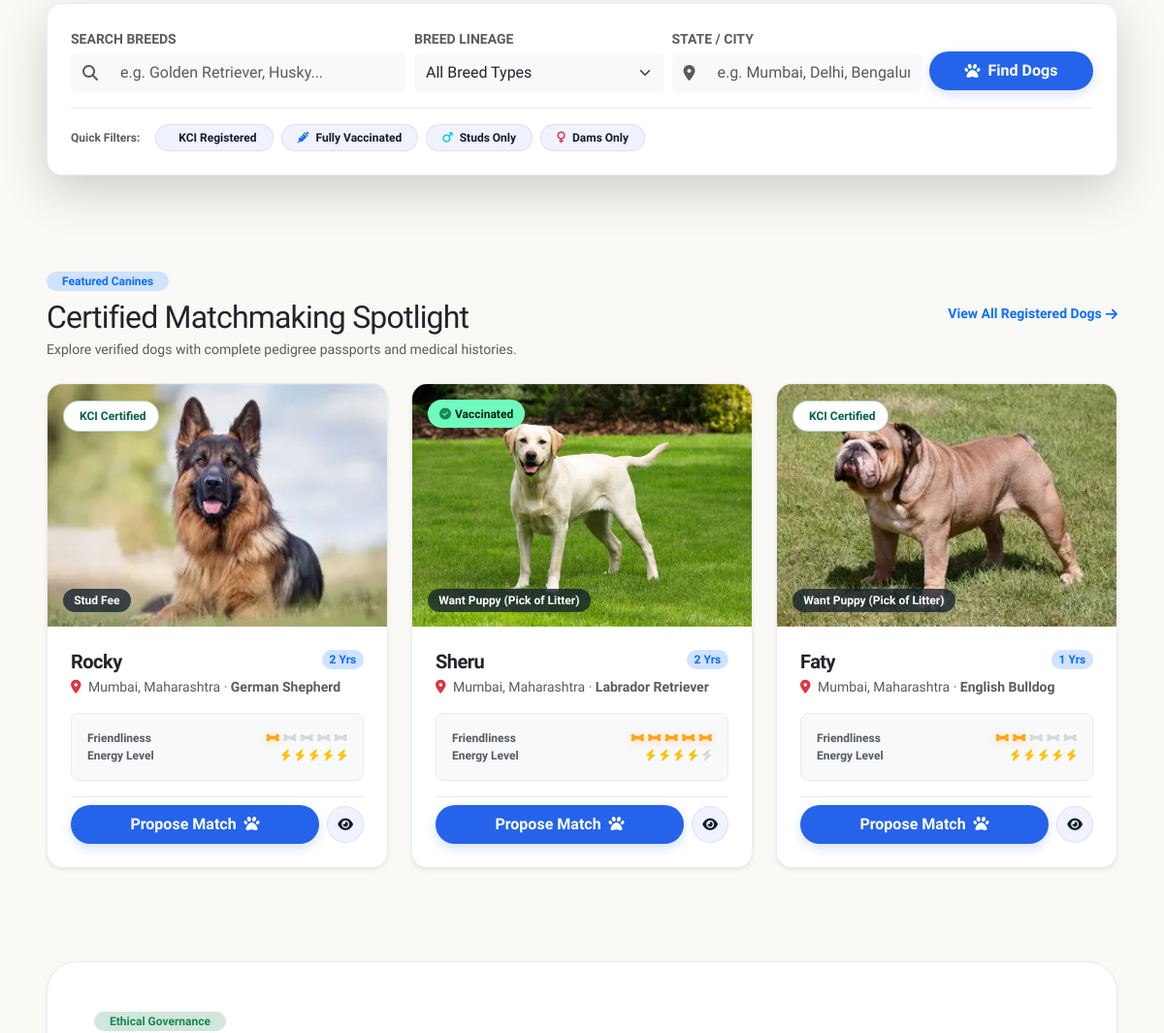
/ (middle part), run on an earlier commit of the app's database.
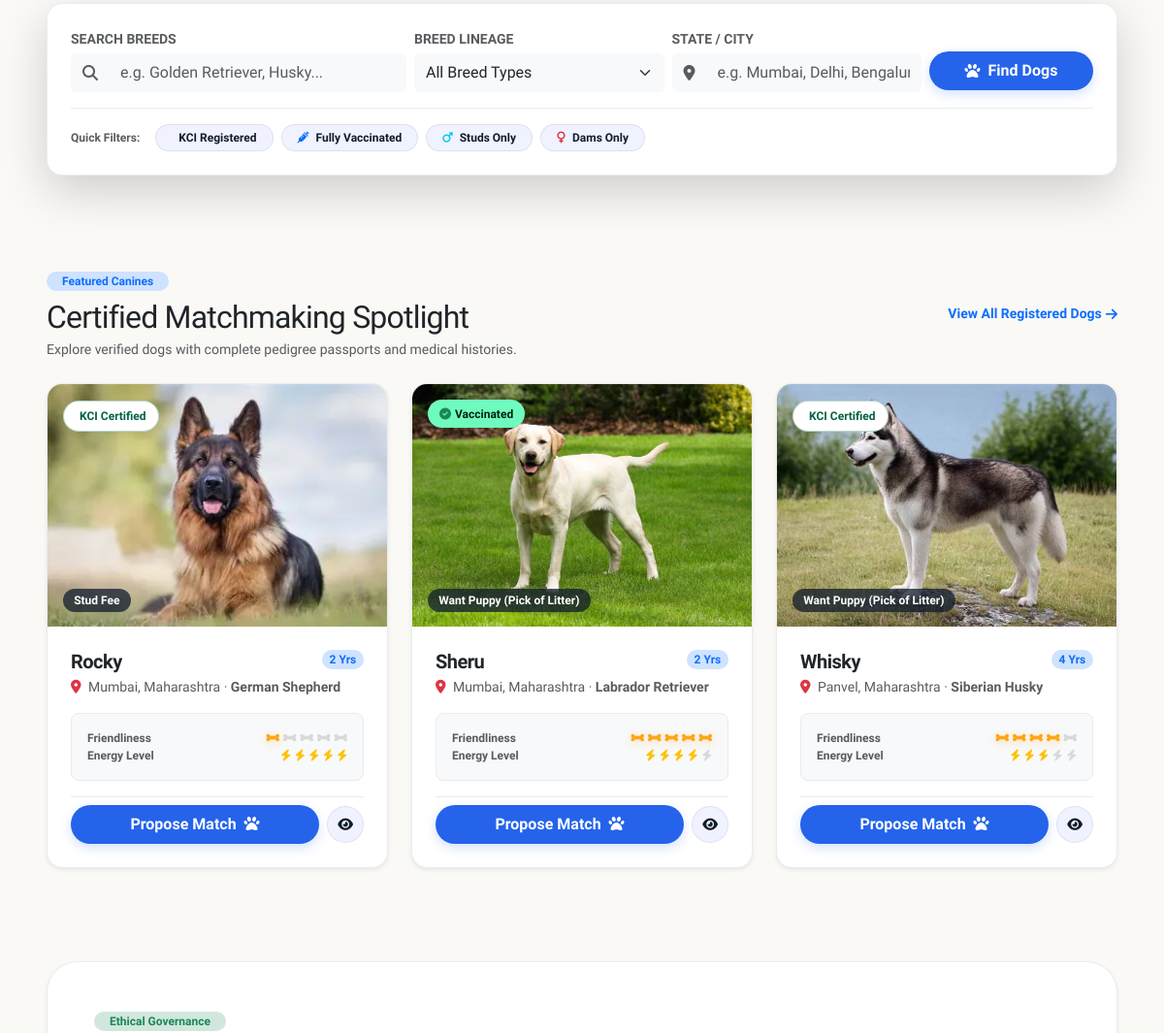
And on a later commit of the database.
### core/models.py (models this page shows, shortened)
class DogProfile(models.Model):
    GENDER_CHOICES = (
        ('male', 'Male'),
        ('female', 'Female'),
    )
    MATING_TERMS = (
        ('stud_fee', 'Stud Fee'),
        ('want_puppy', 'Want Puppy (Pick of Litter)'),
        ('negotiable', 'Negotiable'),
    )
    SHELTER_CHOICES = (
        ('my_place', 'Arranged by me (At my place)'),
        ('other_place', 'Arranged by the mating partner'),
        ('negotiable', 'Negotiable'),
    )
    WEIGHT_UNIT_CHOICES = (
        ('kg', 'kg'),
        ('lbs', 'lbs'),
    )
    TRAVEL_RANGE_CHOICES = (
        ('none', 'Not willing to travel (Local pickup/meet only)'),
        ('0-5', 'Within 0 - 5 km'),
        ('5-20', 'Within 5 - 20 km'),
        ('20-50', 'Within 20 - 50 km'),
        ('50+', '50+ km (Statewide / Long distance)'),
        ('negotiable', 'Negotiable / Flexible'),
    )
    BREED_CHOICES = (
        ('Beagle', 'Beagle'),
        ('Boxer', 'Boxer'),
        ('Bulldog', 'Bulldog'),
        ('Cocker Spaniel', 'Cocker Spaniel'),
        ('Dachshund', 'Dachshund'),
        ('Doberman Pinscher', 'Doberman Pinscher'),
        ('French Bulldog', 'French Bulldog'),
        ('German Shepherd', 'German Shepherd'),
        ('Golden Retriever', 'Golden Retriever'),
        ('Great Dane', 'Great Dane'),
        ('Labrador Retriever', 'Labrador Retriever'),
        ('Pomeranian', 'Pomeranian'),
        ('Poodle', 'Poodle'),
        ('Pug', 'Pug'),
        ('Rottweiler', 'Rottweiler'),
        ('Shih Tzu', 'Shih Tzu'),
        ('Siberian Husky', 'Siberian Husky'),
        ('Other', 'Other / Crossbreed'),
    )
    BREED_TYPE_CHOICES = (
    ('purebred', 'Purebred'),
    ('crossbreed', 'Crossbreed / Mix'),
    )
    owner = models.ForeignKey(User, on_delete=models.CASCADE, related_name='dogs')
    name = models.CharField(max_length=100)
    breed_type = models.CharField(max_length=20, choices=BREED_TYPE_CHOICES, default='purebred')
    breed = models.CharField(max_length=100, default='Labrador Retriever')
    secondary_breed = models.CharField(max_length=100, blank=True, null=True)  # For parent 2 if crossbreed
    age_years = models.PositiveIntegerField(validators=[MinValueValidator(0), MaxValueValidator(25)])
    age_months = models.PositiveIntegerField(default=0, validators=[MinValueValidator(0), MaxValueValidator(11)])
    gender = models.CharField(max_length=10, choices=GENDER_CHOICES)
    state = models.CharField(max_length=100, blank=True, null=True)
    city = models.CharField(max_length=100)
    weight_unit = models.CharField(max_length=5, choices=WEIGHT_UNIT_CHOICES, default='kg')
    weight = models.DecimalField(max_digits=5, decimal_places=1, null=True, blank=True)
    is_vaccinated = models.BooleanField(null=True, blank=False)  # Explicit Choice Needed
    vaccination_record = models.FileField(upload_to='health_documents/', blank=True, null=True, help_text="Official vaccination booklet or Rabies certificate")
    has_brucellosis_clearance = models.BooleanField(default=False, help_text="Brucellosis PCR negative lab test clearance")
    last_deworming_date = models.DateField(blank=True, null=True, help_text="Most recent internal parasite deworming date")
    medical_history = models.TextField(blank=True)
    kci_registered = models.BooleanField(null=True, blank=False) # Explicit Choice Needed
    kci_number = models.CharField(max_length=50, blank=True, null=True)
    kci_document = models.FileField(upload_to='kci_documents/', blank=True, null=True)
    lineage_details = models.TextField(blank=True)
    previous_litters = models.PositiveIntegerField(default=0)
    mating_terms = models.CharField(max_length=20, choices=MATING_TERMS, default='negotiable')
    stud_fee_amount = models.PositiveIntegerField(blank=True, null=True, help_text="Amount in ₹")
    shelter_provider = models.CharField(max_length=20, choices=SHELTER_CHOICES, default='negotiable')
    travel_range = models.CharField(max_length=20, choices=TRAVEL_RANGE_CHOICES, default='0-5')
    dog_friendly_rating = models.PositiveIntegerField(default=3, validators=[MinValueValidator(1), MaxValueValidator(5)])
    human_friendly_rating = models.PositiveIntegerField(default=3, validators=[MinValueValidator(1), MaxValueValidator(5)])
    energy_level_rating = models.PositiveIntegerField(default=3, validators=[MinValueValidator(1), MaxValueValidator(5)])
    bio = models.TextField(blank=True)
    is_available = models.BooleanField(default=True)
    APPROVAL_STATUS_CHOICES = (
        ('pending', 'Pending Approval'),
        ('approved', 'Approved'),
        ('rejected', 'Rejected'),
    )
    approval_status = models.CharField(max_length=20, choices=APPROVAL_STATUS_CHOICES, default='pending')
    admin_rejection_reason = models.TextField(blank=True, null=True)
    latitude = models.DecimalField(max_digits=9, decimal_places=6, null=True, blank=True)
    longitude = models.DecimalField(max_digits=9, decimal_places=6, null=True, blank=True)
    location_address = models.CharField(max_length=255, blank=True, null=True, help_text="General neighborhood or locality")
    created_at = models.DateTimeField(auto_now_add=True)
    class Meta:
        indexes = [
            models.Index(fields=['approval_status', 'is_available']),
            models.Index(fields=['city']),
            models.Index(fields=['breed']),
            models.Index(fields=['gender']),
            models.Index(fields=['latitude', 'longitude']),
            models.Index(fields=['-created_at']),
        ]

class DogImage(models.Model):
    dog = models.ForeignKey(DogProfile, on_delete=models.CASCADE, related_name='images')
    image = models.ImageField(upload_to='dog_photos/')
    uploaded_at = models.DateTimeField(auto_now_add=True)

### core/views.py (the view)
# urls.py: path('', views.home, name='home'),
def home(request):
    User = get_user_model()
    total_dogs = DogProfile.objects.filter(approval_status='approved').count()
    if total_dogs == 0:
        total_dogs = DogProfile.objects.count()
    total_owners = User.objects.count()
    successful_matches = MatchRequest.objects.filter(status='accepted').count()
    total_clinics = VeterinaryClinic.objects.count()
    featured_dogs = DogProfile.objects.filter(approval_status='approved', is_available=True).prefetch_related('images')[:6]
    if not featured_dogs.exists():
        featured_dogs = DogProfile.objects.prefetch_related('images')[:6]
    context = {
        'total_dogs': total_dogs,
        'total_owners': total_owners,
        'successful_matches': successful_matches,
        'total_clinics': total_clinics,
        'featured_dogs': featured_dogs,
    }
    return render(request, 'core/home.html', context)

### core/context_processors.py (called while the page is built, shortened)
def global_notifications(request):
    return {
        'navbar_pending_matches_count': 0,
        'admin_pending_dogs_count': 0,
        'navbar_unread_messages_count': 0,
    }

### core/templates/core/home.html (shortened to what the changed rows need)
{% extends 'core/base.html' %}
{% load static %}
{% block content %}
<section class="py-5 px-3 px-lg-5 max-w-7xl mx-auto">
    <div class="container-fluid px-0">
        <div class="d-flex flex-column flex-sm-row sm:align-items-end justify-content-between mb-4 gap-2">
            <div>
                <h2 class="fw-black text-dark mb-0">Certified Matchmaking Spotlight</h2>
            </div>
        </div>
        <div class="row g-4">
            {% for dog in featured_dogs %}
                <div class="col-xl-4 col-md-6" data-aos="fade-up" data-aos-delay="{{ forloop.counter0 }}00">
                    <div class="bg-white rounded-4 overflow-hidden border border-light-subtle shadow-sm hover-lift d-flex flex-column h-100">
                        <div class="position-relative overflow-hidden" style="height: 250px; background-color: var(--color-surface-container);">
                            {% if dog.images.first %}
                                <img src="{{ dog.images.first.image.url }}" alt="{{ dog.name }}" class="w-100 h-100 object-fit-cover hover-scale">
                            {% else %}
                                <div class="w-100 h-100 d-flex align-items-center justify-content-center text-muted">
                                    <i class="fas fa-dog fa-4x opacity-25"></i>
                                </div>
                            {% endif %}
                            <div class="position-absolute top-0 start-0 m-3">
                                {% if dog.kci_registered %}
                                    <span class="badge-kci-gold d-inline-flex align-items-center gap-1">
                                         KCI Certified
                                    </span>
                                {% elif dog.is_vaccinated %}
                                    <span class="badge-verified-mint d-inline-flex align-items-center gap-1">
                                        <i class="fas fa-circle-check text-success"></i> Vaccinated
                                    </span>
                                {% else %}
                                    <span class="badge bg-dark-subtle text-dark rounded-pill px-2.5 py-1 small fw-bold">Verified</span>
                                {% endif %}
                            </div>
                            <div class="position-absolute bottom-0 start-0 m-3">
                                <span class="badge-stud-fee">
                                    {{ dog.get_mating_terms_display|default:"Negotiable" }}
                                </span>
                            </div>
                        </div>
                        <div class="p-4 d-flex flex-column justify-content-between flex-grow-1">
                            <div>
                                <div class="d-flex align-items-start justify-content-between gap-2 mb-1">
                                    <h5 class="fw-bold text-dark mb-0 text-truncate">
                                        <a href="{% url 'dog_detail' dog.id %}" class="text-dark text-decoration-none hover-text-primary">
                                            {{ dog.name }}
                                        </a>
                                    </h5>
                                    <span class="badge bg-primary-subtle text-primary fw-bold rounded-pill small">{{ dog.age_years }} Yrs</span>
                                </div>
                                <p class="text-muted small mb-3">
                                    <i class="fas fa-map-marker-alt text-danger me-1"></i> {{ dog.city }}{% if dog.state %}, {{ dog.state }}{% endif %} · <span class="fw-semibold">{{ dog.breed }}</span>
                                </p>
                                <div class="bg-light p-3 rounded-3 mb-3 border border-light-subtle">
                                    <div class="d-flex align-items-center justify-content-between small mb-1.5">
                                        <span class="text-muted fw-semibold" style="font-size: 0.75rem;">Friendliness</span>
                                        <div class="d-flex gap-1 text-warning">
                                            {% for i in "12345" %}
                                                {% if forloop.counter <= dog.human_friendly_rating %}
                                                    <i class="fas fa-bone bone-active" style="font-size: 0.75rem;"></i>
                                                {% else %}
                                                    <i class="fas fa-bone text-black-50 opacity-25" style="font-size: 0.75rem;"></i>
                                                {% endif %}
                                            {% endfor %}
                                        </div>
                                    </div>
                                    <div class="d-flex align-items-center justify-content-between small">
                                        <span class="text-muted fw-semibold" style="font-size: 0.75rem;">Energy Level</span>
                                        <div class="d-flex gap-1 text-warning">
                                            {% for i in "12345" %}
                                                {% if forloop.counter <= dog.energy_level_rating %}
                                                    <i class="fas fa-bolt text-warning" style="font-size: 0.75rem;"></i>
                                                {% else %}
                                                    <i class="fas fa-bolt text-black-50 opacity-25" style="font-size: 0.75rem;"></i>
                                                {% endif %}
                                            {% endfor %}
                                        </div>
                                    </div>
                                </div>
                            </div>
                            <div class="d-flex align-items-center gap-2 pt-2 border-top border-light-subtle">
                                <a href="{% url 'dog_detail' dog.id %}" class="btn btn-primary-stitch flex-grow-1 text-center py-2 text-decoration-none small">
                                    <span>Propose Match</span>
                                    <i class="fas fa-paw ms-1"></i>
                                </a>
                                <a href="{% url 'dog_detail' dog.id %}" class="btn btn-soft rounded-circle p-0 d-flex align-items-center justify-content-center" style="width: 38px; height: 38px;" title="View Pedigree Passport">
                                    <i class="fas fa-eye small"></i>
                                </a>
                            </div>
                        </div>
                    </div>
                </div>
            {% endfor %}
        </div>
    </div>
</section>
{% endblock %}

What changed in the data, as far as the page shows it:
no longer on this page (row edited): DogProfile: images.first.image (picture), kci_registered "KCI Certified", mating_terms "Want Puppy (Pick of Litter)", name "Faty", age_years "1", city "Mumbai", state "Maharashtra", breed "English Bulldog", human_friendly_rating 2 (drawn), energy_level_rating 5 (drawn)
added DogProfile: images.first.image (picture), kci_registered "KCI Certified", mating_terms "Want Puppy (Pick of Litter)", name "Whisky", age_years "4", city "Panvel", state "Maharashtra", breed "Siberian Husky", human_friendly_rating 4 (drawn), energy_level_rating 3 (drawn)
